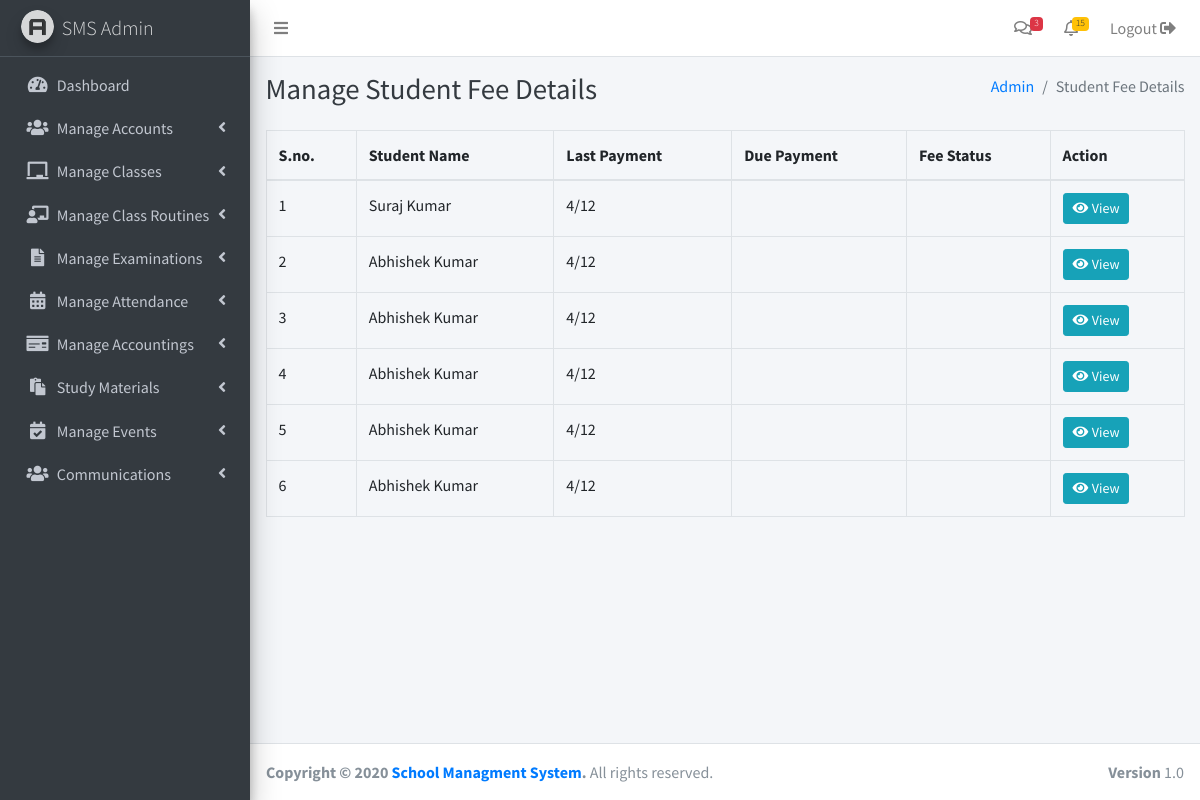
Page /admin/student-fee.php (signed in) on the committed database.
### tables this page shows
CREATE TABLE `accounts` (
  `id` int(11) NOT NULL,
  `type` varchar(50) NOT NULL,
  `email` varchar(50) NOT NULL,
  `password` text NOT NULL,
  `name` text NOT NULL
);

### includes/functions.php (called while the page is built, shortened)
<?php
function data_output($query , $type ='object')
{
    $output = array();
    if($type == 'object')
    {
        while ($result = mysqli_fetch_object($query)) {
            $output[] = $result;
        }
    }
    else
    {
        while ($result = mysqli_fetch_assoc($query)) {
            $output[] = $result;
        }
    }
    return $output;
}
function get_users($args = array(),$type ='object')
{
    global $db_conn;
    $condition = "";
    if(!empty($args))
    {
        foreach($args as $k => $v)
        {
            $v = (string)$v;
            $condition_ar[] = "$k = '$v'";
        }
        if ($condition_ar > 0) {
            $condition = "WHERE " . implode(" AND ", $condition_ar);
        }
    }
    $query = mysqli_query($db_conn,"SELECT * FROM accounts $condition");
    return data_output($query , $type);
}
?>

### admin/student-fee.php (the view, shortened to what this page needs)
<?php include('../includes/config.php') ?>
<?php include('header.php') ?>
<?php include('sidebar.php') ?>
<div class="content-header">
    <div class="container-fluid">
        <div class="row mb-2">
            <div class="col-sm-6">
                <h1 class="m-0 text-dark">Manage Student Fee Details</h1>
            </div>
            <div class="col-sm-6">
                <ol class="breadcrumb float-sm-right">
                    <li class="breadcrumb-item"><a href="#">Admin</a></li>
                    <li class="breadcrumb-item active">Student Fee Details</li>
                </ol>
            </div>
        </div>
    </div>
</div>
<section class="content">
    <div class="container-fluid">
        <?php if (isset($_GET['action']) && $_GET['action'] == 'view') {
            $std_id = isset($_GET['std_id']) ? $_GET['std_id'] : '';
            $usermeta = get_user_metadata($std_id);
        ?>
            <div class="card">
                <div class="card-header">
                    <h3 class="card-title">Student Detail</h3>
                </div>
                <div class="card-body">
                    <strong>Name: </strong> <?php echo get_users(array('id' => $std_id))[0]->name ?> <br>
                    <strong>Class: </strong> <?php echo $usermeta['class'] ?>
                </div>
            </div>
            <div class="card">
                <div class="card-header">
                    <h3 class="card-title">Tution Fee</h3>
                </div>
                <div class="card-body">
                    <table class="table table-bordered">
                        <thead>
                            <tr>
                                <th>S.No</th>
                                <th>Month</th>
                                <th>Fee Status</th>
                                <th>Action</th>
                            </tr>
                        </thead>
                        <tbody>
                            <?php
                            $sql = "SELECT m.meta_value as `month` FROM `posts` as p JOIN `metadata` as m ON p.id = m.item_id WHERE p.type = 'payment' AND p.author = $std_id AND m.meta_key = 'month' AND year(p.publish_date) = 2023";
                            $query = mysqli_query($db_conn, $sql);
                            $paid_fees = [];
                            while ($row = mysqli_fetch_object($query)) {
                                $paid_fees[] = strtolower($row->month);
                            }
                            $months = array('january', 'fabruary', 'march', 'april', 'may', 'june', 'july', 'august', 'september', 'october', 'november', 'december');
                            foreach ($months as $key => $value) {
                                $highlight = '';
                                $paid = false;
                                if (in_array($value, $paid_fees)) {
                                    $paid = true;
                                    $highlight = 'class="bg-success"';
                                }
                            ?>
                                <tr>
                                    <td><?php echo ++$key ?></td>
                                    <td><?php echo ucwords($value) ?></td>
                                    <td <?php echo $highlight ?>>
                                        <?php
                                        echo ($paid) ? "Paid" : "Pending";
                                        ?>
                                    </td>
                                    <td>
                                        <?php if ($paid) { ?>
                                            <a href="?action=view-invoice&month=<?php echo $value ?>&std_id=<?php echo $std_id ?>" class="btn btn-sm btn-primary"><i class="fa fa-eye fa-fw"></i> View</a>
                                        <?php } else { ?>
                                            <a href="#" data-toggle="modal" data-month="<?php echo ucwords($value) ?>" data-target="#paynow-popup" class="btn btn-sm btn-warning paynow-btn"><i class="fa fa-money-check-alt fa-fw"></i> Pay Now</a>
                                        <?php } ?>
                                    </td>
                                </tr>
                            <?php } ?>
                        </tbody>
                    </table>
                </div>
            </div>
        <?php } else { ?>
            <table class="table table-bordered">
                <thead>
                    <tr>
                        <th>S.no.</th>
                        <th>Student Name</th>
                        <th>Last Payment</th>
                        <th>Due Payment</th>
                        <th>Fee Status</th>
                        <th>Action</th>
                    </tr>
                </thead>
                <tbody>
                    <?php
                    $students = get_users(array('type' => 'student'));
                    foreach ($students as $key => $student) { ?>
                        <tr>
                            <td><?php echo ++$key ?></td>
                            <td><?php echo $student->name ?></td>
                            <td>4/12</td>
                            <td></td>
                            <td></td>
                            <td>
                                <a href="?action=view&std_id=<?php echo $student->id ?>" class="btn btn-sm btn-info"><i class="fa fa-eye fa-fw"></i> View</a>
                            </td>
                        </tr>
                    <?php } ?>
                </tbody>
            </table>
        <?php } ?>
    </div>
</section>
<?php include('footer.php') ?>

### rows in the picture
accounts: name "Suraj Kumar"
accounts: name "Abhishek Kumar"
accounts: name "Abhishek Kumar"
accounts: name "Abhishek Kumar"
accounts: name "Abhishek Kumar"
accounts: name "Abhishek Kumar"
